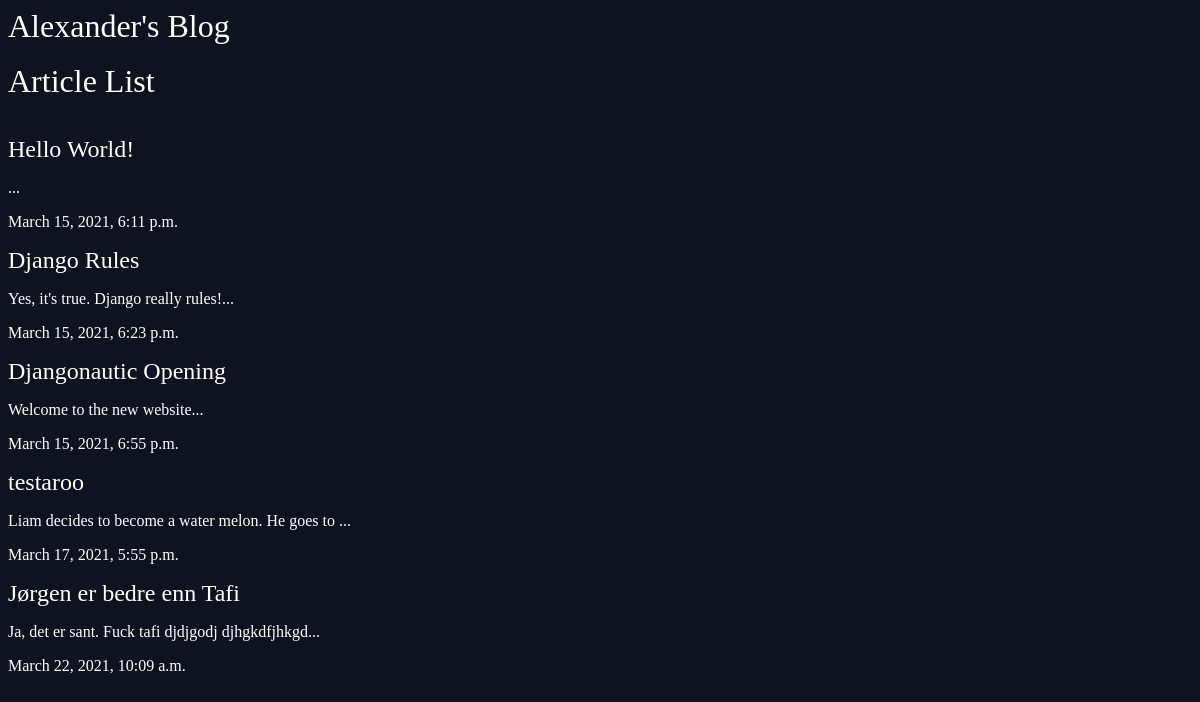
/articles/, run on an earlier commit of the app's database.
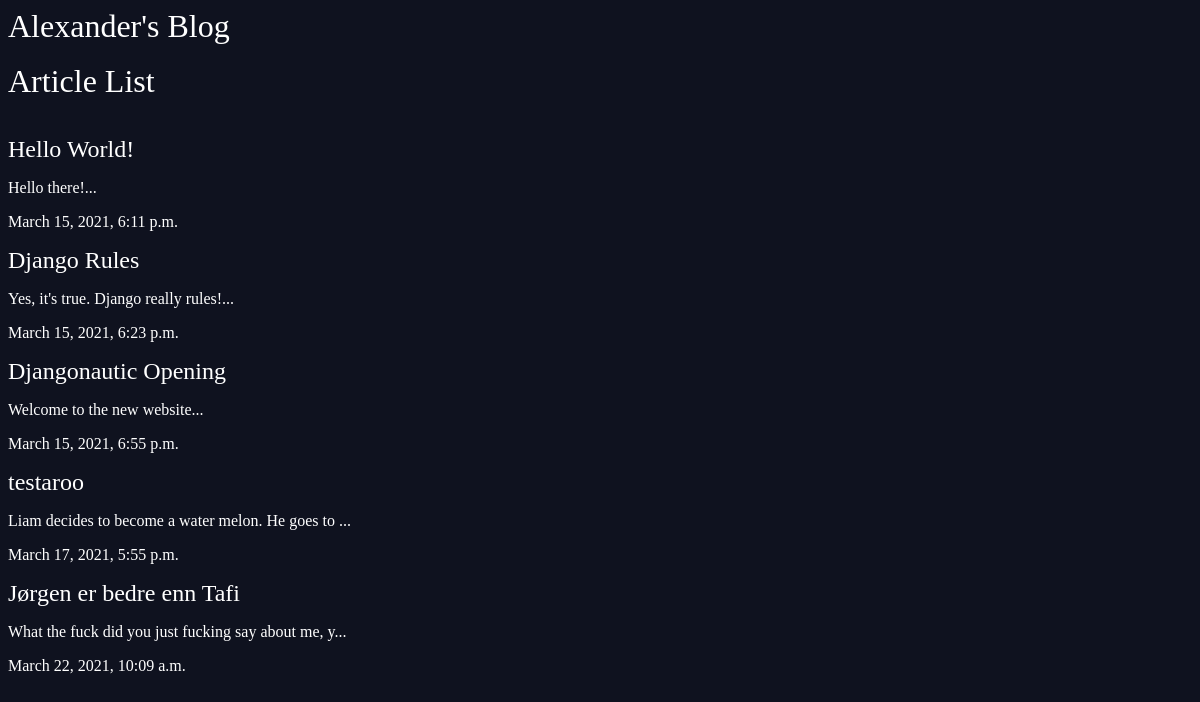
And on a later commit of the database.
### articles/models.py (models this page shows, shortened)
class Article(models.Model):
    title = models.CharField(max_length=100)
    slug = models.SlugField()
    body = models.TextField()
    date = models.DateTimeField(auto_now_add=True)
    thumb = models.ImageField(default='defualt.png', blank=True)
    def snippet(self):
        return self.body[:50] + '...'

### articles/views.py (the view)
def article_list(request):
    articles = Article.objects.all().order_by('date')
    return render(request, 'articles/article_list.html', {'articles':articles})

### articles/templates/articles/article_list.html
{% extends 'base_layout.html' %}
{% block content %}
    <h1>Article List</h1>
    <div class="articles"><br><br>
        {% for article in articles %}
            <div class="article">
                <h2><a href="{% url 'detail' slug=article.slug %}">{{ article.title }}</a></h2>
                <p>{{ article.snippet }}</p>
                <p>{{ article.date }}</p>
        {% endfor %}
{% endblock %}

### templates/base_layout.html (shortened to what this page needs)
{% load static %}
<!DOCTYPE html>
<html>
    <head>
        <link rel="stylesheet" href="{% static 'styles.css' %}">
    </head>
    <body>
        <div class="wrapper">
            <h1><a href="{% url 'list' %}">Alexander's Blog</a></h1><br>
            {% block content %}
            {% endblock %}
        </div>
    </body>
</html>

### assets/styles.css (style rules this page uses)
body { background-color: #0f121f; background-image: url(/static/stars.PNG); background-repeat-y: no-repeat; color: #fff; }
body * { font-family: Ubuntu; }
h1,h2,h3,h4,h5 { font-weight: normal; margin: 0; }
a,a:hover,a:visited { color: #fff; text-decoration: none; }

What changed in the data, as far as the page shows it:
changed Article "Hello World!": snippet "..." → "Hello there!..."
changed Article "Jørgen er bedre enn Tafi": snippet "Ja, det er sant. Fuck tafi djdjgodj djhgkdfjhkgd..." → "What the fuck did you just fucking say about me, y..."
